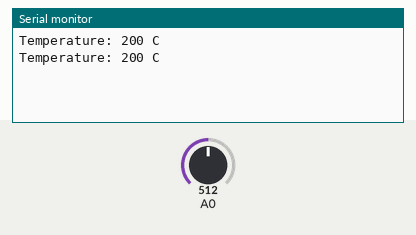
Bench run of a program on a simulated Arduino Uno, built with avr-gcc and run on an emulated ATmega328P. Shown: the last lines printed to the serial monitor. Inputs (shaded band) come from the test bench; at power-on: A0 = 512.

Above: at 1.8 s.
1.9 s: A0 set to 716
At 2.5 s:
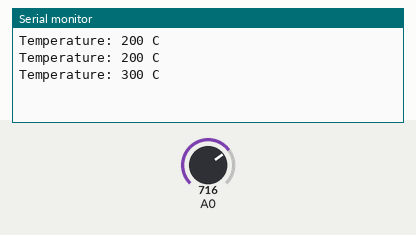
3.4 s: A0 set to 900
At 4.8 s:
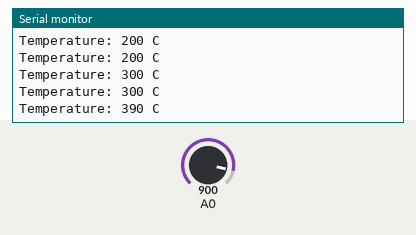
Timing chart, 0 to 6.4 s (numbered marks = the images above; inputs shaded):
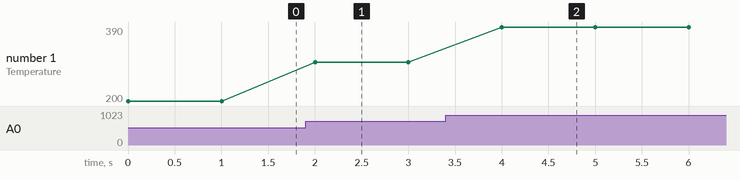

The program:

main.cpp
```cpp
#include <Arduino.h>

const int pwmPin = 3;
const int tachPin = 5;
// const int tempSensor = A0;
// const float scaleFactor = 20; //20 mV
// const int led1 = 2;
// const int led2 = 4;
// const int led3 = 6;
// const int led4 = 7;
// const int led5 = 8;
// const int led6 = 9;
// const int led7 = 10;
// const int led8 = 11;
// const int led9 = 12;
// const int led10 = 12;
//const int ledPins[] = {2, 4, 6, 7, 8, 9, 10, 11, 12, 13};

int PWMcontrol(int temperature);
int dutyCycle = 0;

void setup() {
  //RPM OUTPUT (10 bit LEDs)
  // for(int i = 0; i< 10; i++){
  //   pinMode(ledPins[i], OUTPUT);
  // }
  // //MOTOR CONTROL
  // pinMode(pwmPin, OUTPUT);
  // pinMode(tachPin, INPUT);
  Serial.begin(9600);
  //analogReference(EXTERNAL);

}

void loop() { //MAKE SURE TO POWER IT WITH 5V as reference (DO NOT USE EXTERNAL REFERENCE FUNCTION)
  int sensorVal = analogRead(A0);
  float voltage = sensorVal * (5.0 / 1023.0); // correctly convert the reading to voltage
  float tempC = (voltage - 0.75) / (10.0 / 1000.0); // convert to temperature
  int tempCInt = (int)(tempC + (tempC > 0 ? 0.5 : -0.5)) + 25; // round to nearest int

  Serial.print("Temperature: ");
  Serial.print(tempCInt); // Print the integer temperature
  Serial.println(" C");
  delay(1000);


    // analogWrite(pwmPin, dutyCycle);
    // // Serial.print("Temperature: ");
    // // Serial.print(temp);
    // Serial.print("PWM Duty Cycle: ");
    // Serial.println(dutyCycle);
    // Serial.println("\n\n");

    // delay(100);
    // dutyCycle++;
    // if(dutyCycle>=255){ // reset the duty cycle
    //   dutyCycle = 0;
    // }

    // int durationHigh = pulseIn(tachPin, HIGH);
    // int durationCycle = durationHigh + pulseIn(tachPin, LOW);
    // int speed = (durationHigh / (float)durationCycle) * 100;
    // Serial.println("Raw Speed (tach-in): ");
    // Serial.println(speed);


}

int PWMcontrol(int temperature) {
  // analogWrite expects a value from 0 to 255 for 8-bit PWM resolution
  int dutyCycle = map(temperature, 22, 100, 0, 255);

  return dutyCycle;
}
```

Measured:
- after the input at 1.9 s, the serial monitor: prints a new line after 0.10 s (image 1)
- after the input at 3.4 s, the serial monitor: prints a new line after 0.60 s (image 2)
- plotted number 1: 200 → 300 after the input at 1.9 s, 300 → 390 after the input at 3.4 s
